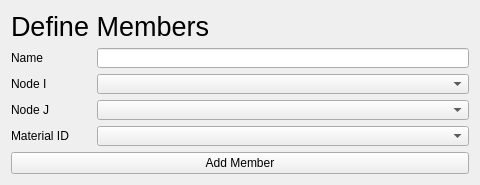
         <widget class="QFrame" name="frame1defineMember">
          <property name="minimumSize">
           <size>
            <width>480</width>
            <height>0</height>
           </size>
          </property>
          <property name="maximumSize">
           <size>
            <width>480</width>
            <height>255</height>
           </size>
          </property>
          <layout class="QGridLayout" name="gridLayout_10">
           <item row="1" column="0">
            <layout class="QGridLayout" name="table1defineMember">
             <item row="1" column="1">
              <widget class="QComboBox" name="defineMemberINode">
               <property name="sizePolicy">
                <sizepolicy hsizetype="Expanding" vsizetype="Fixed">
                 <horstretch>0</horstretch>
                 <verstretch>0</verstretch>
                </sizepolicy>
               </property>
               <property name="maximumSize">
                <size>
                 <width>400</width>
                 <height>20</height>
                </size>
               </property>
              </widget>
             </item>
             <item row="0" column="0">
              <widget class="QLabel" name="defineMemberNameLabel">
               <property name="sizePolicy">
                <sizepolicy hsizetype="MinimumExpanding" vsizetype="Preferred">
                 <horstretch>0</horstretch>
                 <verstretch>0</verstretch>
                </sizepolicy>
               </property>
               <property name="minimumSize">
                <size>
                 <width>80</width>
                 <height>0</height>
                </size>
               </property>
               <property name="maximumSize">
                <size>
                 <width>80</width>
                 <height>20</height>
                </size>
               </property>
               <property name="text">
                <string>Name</string>
               </property>
              </widget>
             </item>
             <item row="3" column="1">
              <widget class="QComboBox" name="defineMemberMaterial">
               <property name="sizePolicy">
                <sizepolicy hsizetype="Expanding" vsizetype="Fixed">
                 <horstretch>0</horstretch>
                 <verstretch>0</verstretch>
                </sizepolicy>
               </property>
               <property name="maximumSize">
                <size>
                 <width>400</width>
                 <height>20</height>
                </size>
               </property>
              </widget>
             </item>
             <item row="3" column="0">
              <widget class="QLabel" name="defineMemberMaterialLabel">
               <property name="minimumSize">
                <size>
                 <width>80</width>
                 <height>0</height>
                </size>
               </property>
               <property name="maximumSize">
                <size>
                 <width>80</width>
                 <height>20</height>
                </size>
               </property>
               <property name="text">
                <string>Material ID</string>
               </property>
              </widget>
             </item>
             <item row="2" column="0">
              <widget class="QLabel" name="defineMemberJNodeLabel">
               <property name="minimumSize">
                <size>
                 <width>80</width>
                 <height>0</height>
                </size>
               </property>
               <property name="maximumSize">
                <size>
                 <width>80</width>
                 <height>20</height>
                </size>
               </property>
               <property name="text">
                <string>Node J</string>
               </property>
              </widget>
             </item>
             <item row="1" column="0">
              <widget class="QLabel" name="defineMemberINodeLabel">
               <property name="minimumSize">
                <size>
                 <width>80</width>
                 <height>0</height>
                </size>
               </property>
               <property name="maximumSize">
                <size>
                 <width>80</width>
                 <height>20</height>
                </size>
               </property>
               <property name="text">
                <string>Node I</string>
               </property>
              </widget>
             </item>
             <item row="0" column="1">
              <widget class="QLineEdit" name="defineMemberName">
               <property name="sizePolicy">
                <sizepolicy hsizetype="Expanding" vsizetype="Fixed">
                 <horstretch>0</horstretch>
                 <verstretch>0</verstretch>
                </sizepolicy>
               </property>
               <property name="minimumSize">
                <size>
                 <width>100</width>
                 <height>0</height>
                </size>
               </property>
               <property name="maximumSize">
                <size>
                 <width>400</width>
                 <height>20</height>
                </size>
               </property>
              </widget>
             </item>
             <item row="2" column="1">
              <widget class="QComboBox" name="defineMemberJNode">
               <property name="sizePolicy">
                <sizepolicy hsizetype="Expanding" vsizetype="Fixed">
                 <horstretch>0</horstretch>
                 <verstretch>0</verstretch>
                </sizepolicy>
               </property>
               <property name="maximumSize">
                <size>
                 <width>400</width>
                 <height>20</height>
                </size>
               </property>
              </widget>
             </item>
             <item row="4" column="0" colspan="2">
              <widget class="QPushButton" name="defineMemberButton">
               <property name="maximumSize">
                <size>
                 <width>16777215</width>
                 <height>23</height>
                </size>
               </property>
               <property name="text">
                <string>Add Member</string>
               </property>
              </widget>
             </item>
            </layout>
           </item>
           <item row="0" column="0">
            <widget class="QLabel" name="defineMemberLabel">
             <property name="maximumSize">
              <size>
               <width>1500</width>
               <height>33</height>
              </size>
             </property>
             <property name="font">
              <font>
               <pointsize>20</pointsize>
              </font>
             </property>
             <property name="text">
              <string>Define Members</string>
             </property>
            </widget>
           </item>
           <item row="2" column="0">
            <spacer name="defineMemberVSpacer">
             <property name="orientation">
              <enum>Qt::Vertical</enum>
             </property>
             <property name="sizeHint" stdset="0">
              <size>
               <width>0</width>
               <height>0</height>
              </size>
             </property>
            </spacer>
           </item>
          </layout>
         </widget>
